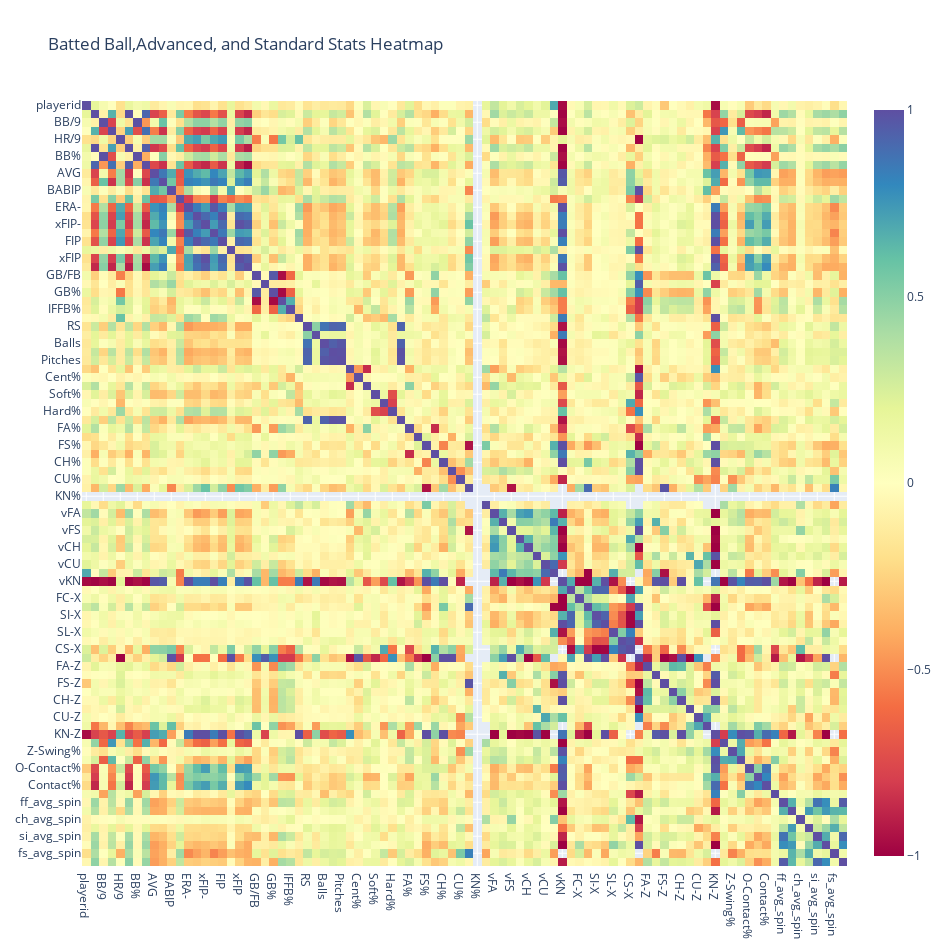

Write notebook code for a chart like this one.
### Code cell
fig = px.imshow(master_stats_corr,width=950, height=950,color_continuous_scale = 'spectral',
               title = 'Batted Ball,Advanced, and Standard Stats Heatmap')
fig.show()

### Figure 1 — Plotly figure (JSON) as saved in the notebook; plotly's stock layout.template omitted (floating-point values rounded to 4 significant figures; data arrays with more than 128 entries replaced by an {"elided": "..."} marker saying what was removed)
{"data": [{"coloraxis": "coloraxis", "hovertemplate": "x: %{x}<br>y: %{y}<br>color: %{z}<extra></extra>", "name": "0", "type": "heatmap", "x": ["playerid", "K/9", "BB/9", "K/BB", "HR/9", "K%", "BB%", "K-BB%", "AVG", "WHIP", "BABIP", "LOB%", "ERA-", "FIP-", "xFIP-", "ERA", "FIP", "E-F", "xFIP", "SIERA", "GB/FB", "LD%", "GB%", "FB%", "IFFB%", "HR/FB", "RS", "RS/9", "Balls", "Strikes", "Pitches", "Pull%", "Cent%", "Oppo%", "Soft%", "Med%", "Hard%", "IP", "FA%", "FC%", "FS%", "SI%", "CH%", "SL%", "CU%", "CS%", "KN%", "XX%", "vFA", "vFC", "vFS", "vSI", "vCH", "vSL", "vCU", "vCS", "vKN", "FA-X", "FC-X", "FS-X", "SI-X", "CH-X", "SL-X", "CU-X", "CS-X", "KN-X", "FA-Z", "FC-Z", "FS-Z", "SI-Z", "CH-Z", "SL-Z", "CU-Z", "CS-Z", "KN-Z", "O-Swing%", "Z-Swing%", "Swing%", "O-Contact%", "Z-Contact%", "Contact%", "Zone%", "ff_avg_spin", "sl_avg_spin", "ch_avg_spin", "cu_avg_spin", "si_avg_spin", "fc_avg_spin", "fs_avg_spin", "fastball_avg_spin"], "xaxis": "x", "y": ["playerid", "K/9", "BB/9", "K/BB", "HR/9", "K%", "BB%", "K-BB%", "AVG", "WHIP", "BABIP", "LOB%", "ERA-", "FIP-", "xFIP-", "ERA", "FIP", "E-F", "xFIP", "SIERA", "GB/FB", "LD%", "GB%", "FB%", "IFFB%", "HR/FB", "RS", "RS/9", "Balls", "Strikes", "Pitches", "Pull%", "Cent%", "Oppo%", "Soft%", "Med%", "Hard%", "IP", "FA%", "FC%", "FS%", "SI%", "CH%", "SL%", "CU%", "CS%", "KN%", "XX%", "vFA", "vFC", "vFS", "vSI", "vCH", "vSL", "vCU", "vCS", "vKN", "FA-X", "FC-X", "FS-X", "SI-X", "CH-X", "SL-X", "CU-X", "CS-X", "KN-X", "FA-Z", "FC-Z", "FS-Z", "SI-Z", "CH-Z", "SL-Z", "CU-Z", "CS-Z", "KN-Z", "O-Swing%", "Z-Swing%", "Swing%", "O-Contact%", "Z-Contact%", "Contact%", "Zone%", "ff_avg_spin", "sl_avg_spin", "ch_avg_spin", "cu_avg_spin", "si_avg_spin", "fc_avg_spin", "fs_avg_spin", "fastball_avg_spin"], "yaxis": "y", "z": {"elided": "90x90 float values"}}], "layout": {"coloraxis": {"colorscale": [[0, "rgb(158,1,66)"], [0.1, "rgb(213,62,79)"], [0.2, "rgb(244,109,67)"], [0.3, "rgb(253,174,97)"], [0.4, "rgb(254,224,139)"], [0.5, "rgb(255,255,191)"], [0.6, "rgb(230,245,152)"], [0.7, "rgb(171,221,164)"], [0.8, "rgb(102,194,165)"], [0.9, "rgb(50,136,189)"], [1, "rgb(94,79,162)"]]}, "height": 950, "title": {"text": "Batted Ball,Advanced, and Standard Stats Heatmap"}, "width": 950, "xaxis": {"anchor": "y", "constrain": "domain", "domain": [0, 1], "scaleanchor": "y"}, "yaxis": {"anchor": "x", "autorange": "reversed", "constrain": "domain", "domain": [0, 1]}}}
